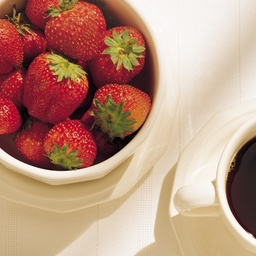
#> input picture image.jpg, 256 x 256 px, shrunk from 666 x 666 before the run
$ jupyter execute rgb2hsi.ipynb
#> lines starting #> are read from the running program, lines starting #| are printed output that depends on the picture
### Import necessary libraries

[cell 1]
import cv2
import numpy as np
import matplotlib.pyplot as plt

[cell 2]
img = "image.jpg"  # Change the filename and path according to your need
rgbimg = cv2.cvtColor(cv2.imread(img,cv2.IMREAD_COLOR), cv2.COLOR_BGR2RGB)
plt.imshow(rgbimg)

### Part 1: RGB2HSI Conversion and vice versa

[cell 3]
def rgb2hsi(rgbimg):
    # Convert rgb images to hsi images
    # Hint: Normalize Hue value to [0,255] for demonstration purpose.
    rows, cols = rgbimg[:,:,0].shape  # We expect that for each channel image dims are same
#> rows = 256; cols = 256
    s = np.zeros((rows, cols), dtype=np.float32)  # Initialize s
    i = np.zeros((rows, cols), dtype=np.float32)  # Initialize i
    red = rgbimg[:,:,0]/255  # Normalize to 0-1
    green = rgbimg[:,:,1]/255
    blue = rgbimg[:,:,2]/255
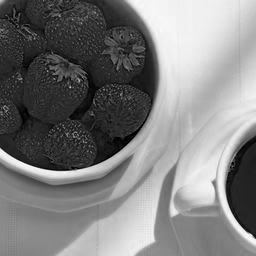
#> blue: shape (256, 256) float64; min 0, max 0.988, mean 0.495
    h = []
    for r in range(rows):
        for c in range(cols):
            RG = red[r,c]-green[r,c]+0.001  # Red-Green, add a constant to prevent undefined value
            RB = red[r,c]-blue[r,c]+0.001  # Red-Blue
            GB = green[r,c]-blue[r,c]+0.001  # Green-Blue
            theta = np.arccos(np.clip(((0.5*(RG+RB))/(RG**2+RB*GB)**0.5), -1, 1))  # Still in radians
            theta = np.degrees(theta)  # Convert to degrees
            if blue[r,c] <= green[r,c]:
                h.append(theta)
            else:
                h.append(360 - theta)
#> after the loop, h = 65536 items
    # Hue range will be automatically scaled to 0-255 by matplotlib for display
    # We will need to convert manually to range of 0-360 in hsi2rgb function
    h = np.array(h, dtype=np.int64).reshape(rows, cols)  # Convert Hue to NumPy array
    h = ((h - h.min()) * (1/(h.max() - h.min()) * 360))  # Scale h to 0-360
    minRGB = np.minimum(np.minimum(red, green), blue)
    s = 1-((3/(red+green+blue+0.001))*minRGB)  # Add 0.001 to prevent divide by zero
    i = (red+green+blue)/3  # Intensity: 0-1
    return h, s, i

def hsi2rgb(hsiimg):
    # Convert hsi images to rgb images
    rows, cols = hsiimg[:,:,0].shape  # We expect that for each channel image dims are same
    h = hsiimg[:,:,0]  # 0-360
    h = ((h - h.min()) * (1/(h.max() - h.min()) * 360))  # Scale h to 0-360
    s = hsiimg[:,:,1]  # 0-1
    i = hsiimg[:,:,2]  # 0-1
    rd, gr, bl = [], [], []  # Initialize r, g, and b as empty array
    for r in range(rows):
        for c in range(cols):
            if (h[r,c] >= 0 and h[r,c] <= 120):
                red = (1+((s[r, c]*np.cos(np.radians(h[r, c])))/np.cos(np.radians(60-h[r, c]))))/3
                blue = (1-s[r, c])/3
                rd.append(red)
                gr.append(1-(red+blue))
                bl.append(blue)
            elif (h[r,c] > 120 and h[r,c] <= 240):
                h[r, c] = h[r, c]-120
                red = (1-s[r, c])/3
                green = (1+((s[r, c]*np.cos(np.radians(h[r, c])))/np.cos(np.radians(60-h[r, c]))))/3
                rd.append(red)
                gr.append(green)
                bl.append(1-(red+green))
            elif (h[r,c] > 240 and h[r,c] <= 360):
                h[r, c] = h[r, c]-240
                green = (1-s[r, c])/3
                blue = (1+((s[r, c]*np.cos(np.radians(h[r, c])))/np.cos(np.radians(60-h[r, c]))))/3
                rd.append(1-(green+blue))
                gr.append(green)
                bl.append(blue)
    rd = np.multiply(rd, 3*i.flatten()).reshape(rows, cols)  # R = r*3*i, where r = rd in previous row
    gr = np.multiply(gr, 3*i.flatten()).reshape(rows, cols)
    bl = np.multiply(bl, 3*i.flatten()).reshape(rows, cols)
    return rd, gr, bl

[cell 4]
h, s, i = rgb2hsi(rgbimg)
# Construct hsi images
HSIimg = np.zeros((rgbimg.shape[0], rgbimg.shape[1], 3))
HSIimg[:,:,0] = h
HSIimg[:,:,1] = s
HSIimg[:,:,2] = i

r, g, b = hsi2rgb(HSIimg)
#> after the loop in hsi2rgb, `for r in range(rows):`:
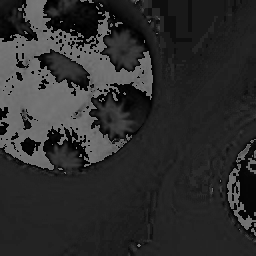
#> h: shape (256, 256) float64; min 0, max 120, mean 45.5
# Construct rgb images
RGBimg = np.zeros((rgbimg.shape[0], rgbimg.shape[1], 3))
RGBimg[:,:,0] = r
RGBimg[:,:,1] = g
RGBimg[:,:,2] = b

# Show the result
plt.figure(figsize=(15,5))
plt.subplot(1,3,1)
plt.imshow(h,cmap='gray')
plt.title("Hue Component")
plt.subplot(1,3,2)
plt.imshow(s,cmap='gray')
plt.title("Saturation Component")
plt.subplot(1,3,3)
plt.imshow(i,cmap='gray')
plt.title("Intensity Component")
plt.suptitle("RGB to HSI Image Conversion", fontsize=16)

plt.figure(figsize=(15,5))
plt.subplot(1,3,1)
plt.imshow(r,cmap='gray')
plt.title("Red Component")
plt.subplot(1,3,2)
plt.imshow(g,cmap='gray')
plt.title("Green Component")
plt.subplot(1,3,3)
plt.imshow(b,cmap='gray')
plt.title("Blue Component")
plt.suptitle("HSI to RGB Image Conversion", fontsize=16)

# Display original RGB image, RGB2HSI, and HSI2RGB images
plt.figure(figsize=(15,5))
plt.subplot(1,3,1)
plt.imshow(rgbimg)
plt.title("Original RGB Image")
plt.subplot(1,3,2)
plt.imshow(HSIimg)
plt.title("RGB to HSI Image")
plt.subplot(1,3,3)
plt.imshow(RGBimg)
plt.title("HSI to RGB Image")
plt.suptitle("RGB to HSI and HSI to RGB Image Conversion", fontsize=16)
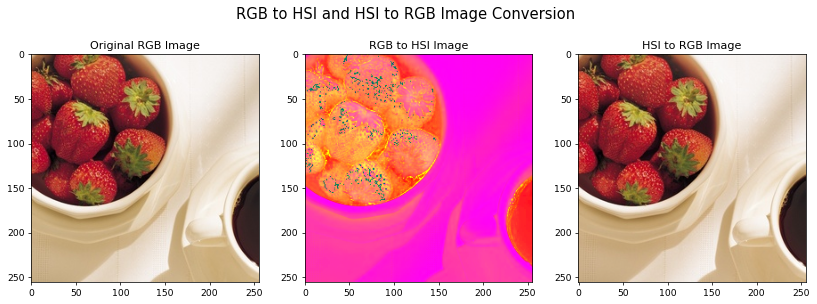
#> figure drawn by matplotlib, 3 panels

### Part 2: Color Histogram Equalization

[cell 5]
def histogram_equalization(img, mode="rgb"):
    # Choose the color model that is most suitable for histogram equalization.
#> called with mode = 'rgb'
    if mode=="rgb":
        # We will equalize per color channel in RGB equalization
        ch = []
        for it in range(3):
            val, count = np.unique(img[:,:,it], return_counts=True)
            pdf = np.divide(count, sum(count))  # Probability Density Function pr(rk)
            cdf = (val.max()*np.cumsum(pdf)).astype(np.int32)  # Cummulative Density Function
            mp = np.arange(0, val.max()+1)
            mp[val] = cdf  # Map old pixel values to new pixel values
            ch.append(mp[img[:,:,it]])  # Update the pixel values
#> after the loop, ch = 3 items
        heimage = np.zeros((img.shape[0], img.shape[1], 3), dtype=np.int32)  # img must be a NumPy array
        heimage[:,:,0] = ch[0]  # Red channel
        heimage[:,:,1] = ch[1]  # Green channel
        heimage[:,:,2] = ch[2]  # Blue channel
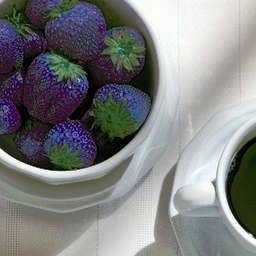
#> heimage: shape (256, 256, 3) int32; mean of channels 0, 1, 2 128.1, 127.9, 126.3; drawn as B, G, R
        return heimage
    elif mode=="hsi":
        val, count = np.unique(img[:,:,-1], return_counts=True)  # Equalize on Intensity channel
        val = (val*255).astype(np.uint8)  # Convert val to 255
        pdf = np.divide(count, sum(count))  # Probability Density Function pr(rk)
        cdf = (val.max()*np.cumsum(pdf)).astype(np.int32)  # Cummulative Density Function
        mp = np.arange(0, val.max()+1)
        mp[val] = cdf  # Map old pixel values to new pixel values
        mul = np.multiply(img[:,:,-1], 255).astype(np.uint8)  # Temporarily convert to 255
        img[:,:,-1] = mp[mul]  # Update the pixel values
        img[:,:,-1] = img[:,:,-1]/255  # Convert back to 0-1
        r, g, b = hsi2rgb(img)  # Convert HSI color space to RGB color space
        heimage = np.zeros((img.shape[0], img.shape[1], 3))  # img must be a NumPy array
        heimage[:,:,0] = r  # Red channel
        heimage[:,:,1] = g  # Green channel
        heimage[:,:,2] = b  # Blue channel
        return heimage
    else:
        raise Exception("Please use either RGB/HSI mode")

[cell 6]
heimgrgb = histogram_equalization(rgbimg, "rgb")  # Choose the color model you want to use as input here (rgbimg or hsiimg)
heimghsi = histogram_equalization(HSIimg, "hsi")

plt.figure(figsize=(15, 5))
plt.subplot(1,3,1)
plt.imshow(rgbimg)
plt.title("Original RGB Image")
plt.subplot(1,3,2)
plt.imshow(heimgrgb)
plt.title("RGB Image Histogram Equalization")
plt.subplot(1,3,3)
plt.imshow(heimghsi)
plt.title("HSI Image Histogram Eq (converted to RGB)")

### Part 3: Noisy RGB and HSI images

[cell 7]
# Converting noisy RGB images HSI
gaussian = np.random.normal(0, 28, (rgbimg.shape[0],rgbimg.shape[1],3))
noisy_rgb = rgbimg + gaussian
r, g, b = cv2.split(noisy_rgb)
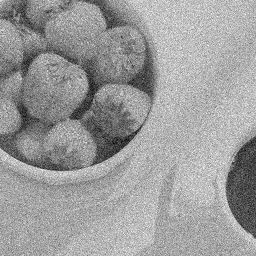
#> r: shape (256, 256) float64; min -78.96, max 352.5, mean 186.2; drawn with min black and max white
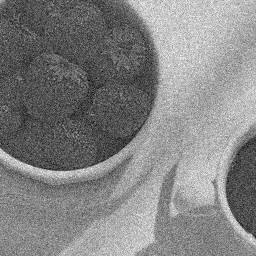
#> b: shape (256, 256) float64; min -95.86, max 334.6, mean 126.5; drawn with min black and max white
# Need to cast the noisy RGB back to uint8, otherwise we can't do rgb2hsi conversion
noisy_h, noisy_s, noisy_i = rgb2hsi(noisy_rgb.astype(np.uint8))
#> in rgb2hsi (call 2), `red = rgbimg[:,:,0]/255`:
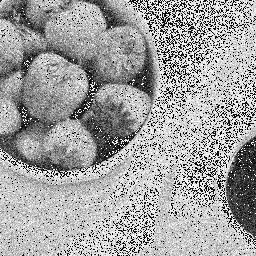
#> red: shape (256, 256) float64; min 0, max 1, mean 0.63
#> in rgb2hsi (call 2), `green = rgbimg[:,:,1]/255`:
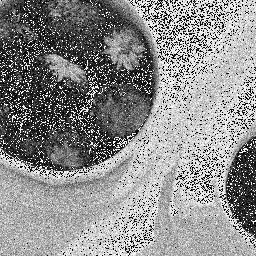
#> green: shape (256, 256) float64; min 0, max 1, mean 0.551
#> in rgb2hsi (call 2), `h = np.array(h, dtype=np.int64).reshape(rows, cols)`:
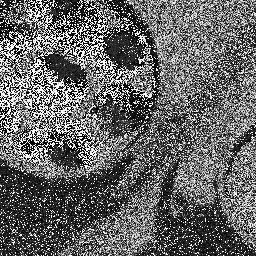
#> h: shape (256, 256) int64; min 1, max 358, mean 143.5; drawn with min black and max white
#> in rgb2hsi (call 2), `s = 1-((3/(red+green+blue+0.001))*minRGB)`:
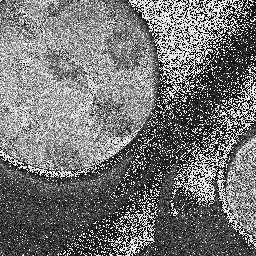
#> s: shape (256, 256) float64; min 0.00035, max 1, mean 0.458

plt.figure(figsize = (15, 5))
plt.subplot(1, 3, 1)
plt.imshow(r,cmap='gray')
plt.title("Noisy Red Channel")
plt.subplot(1, 3, 2)
plt.imshow(g,cmap='gray')
plt.title("Noisy Green Channel")
plt.subplot(1, 3, 3)
plt.imshow(b,cmap='gray')
plt.title("Noisy Blue Channel")
plt.suptitle("Noise in RGB Image (per Channel)", fontsize=16)

plt.figure(figsize = (15, 5))
plt.subplot(1, 3, 1)
plt.imshow(noisy_h,cmap='gray')
plt.title("Noisy Hue Channel")
plt.subplot(1, 3, 2)
plt.imshow(noisy_s,cmap='gray')
plt.title("Noisy Saturation Channel")
plt.subplot(1, 3, 3)
plt.imshow(noisy_i,cmap='gray')
plt.title("Noisy Intensity Channel")
plt.suptitle("Noise in HSI Image (per Channel)", fontsize=16)
